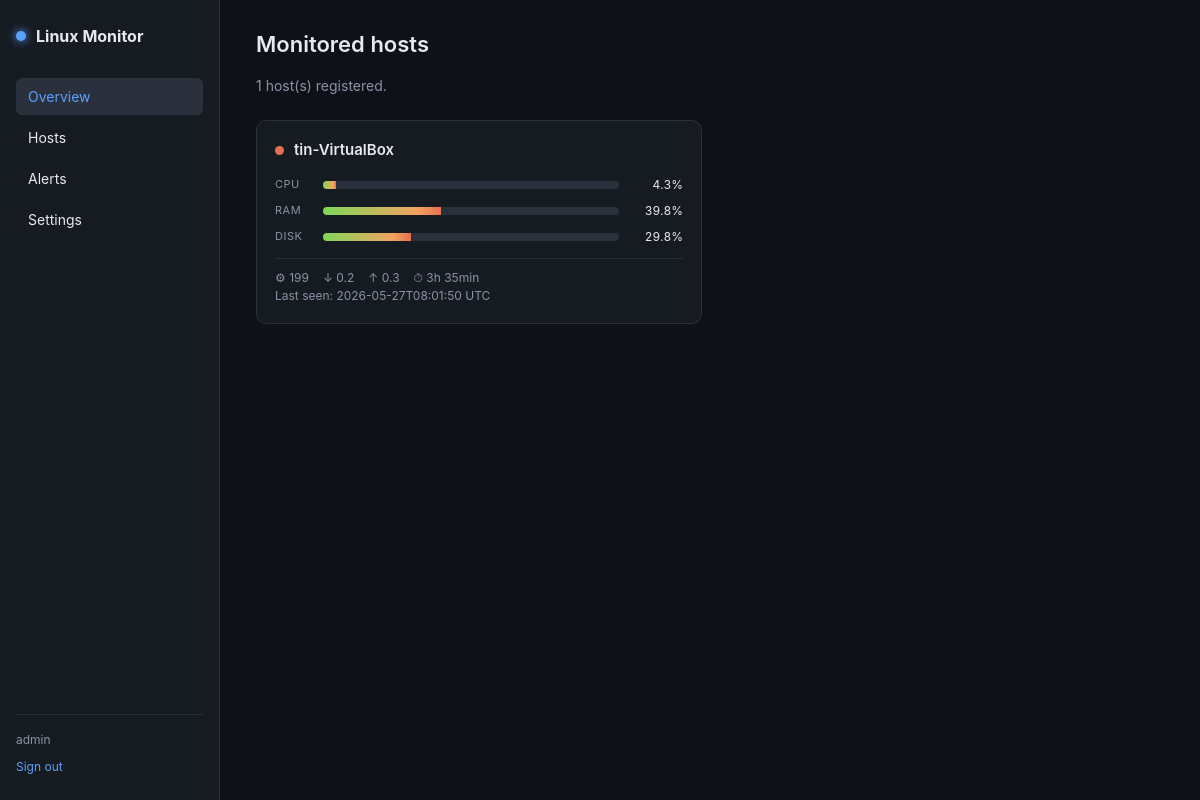
The page / (signed in) on the database its author committed.
### tables this page shows
CREATE TABLE hosts (
                id               INTEGER PRIMARY KEY AUTOINCREMENT,
                hostname         TEXT NOT NULL UNIQUE,
                api_key          TEXT NOT NULL UNIQUE,
                registered_at    TEXT NOT NULL,
                last_seen        TEXT,
                polling_interval INTEGER NOT NULL DEFAULT 5,
                active           INTEGER NOT NULL DEFAULT 1,
                description      TEXT DEFAULT ''
            );

CREATE TABLE metrics (
                id         INTEGER PRIMARY KEY AUTOINCREMENT,
                host_id    INTEGER NOT NULL,
                ts         TEXT NOT NULL,
                cpu        REAL NOT NULL,
                ram        REAL NOT NULL,
                disk       REAL NOT NULL,
                net_sent   REAL NOT NULL DEFAULT 0,    -- KB/s tijekom intervala
                net_recv   REAL NOT NULL DEFAULT 0,    -- KB/s tijekom intervala
                processes  INTEGER NOT NULL DEFAULT 0,
                uptime     INTEGER NOT NULL DEFAULT 0, -- sekunde
                FOREIGN KEY (host_id) REFERENCES hosts(id) ON DELETE CASCADE
            );

### server.py (the view)
@app.route("/")
@login_required
def dashboard():
    return render_template("dashboard.html",
                           hosts=HostService.list_with_status(),
                           alerts=AlertService.list(only_unresolved=True, limit=10))

### database.py (called while the page is built)
@contextmanager
def get_conn():
    conn = sqlite3.connect(DB_PATH)
    conn.row_factory = sqlite3.Row
    conn.execute("PRAGMA foreign_keys = ON")
    try:
        yield conn
        conn.commit()
    finally:
        conn.close()

def list_hosts() -> list:
    with get_conn() as c:
        hosts = c.execute("SELECT * FROM hosts ORDER BY hostname").fetchall()
        result = []
        for h in hosts:
            latest = c.execute(
                "SELECT * FROM metrics WHERE host_id = ? ORDER BY ts DESC LIMIT 1",
                (h["id"],),
            ).fetchone()
            d = dict(h)
            d["latest"] = dict(latest) if latest else None
            result.append(d)
        return result

def list_alerts(host_id: int = None, only_unresolved: bool = False, limit: int = 200) -> list:
    sql = """SELECT a.*, h.hostname FROM alerts a
             JOIN hosts h ON h.id = a.host_id"""
    where, params = [], []
    if host_id is not None:
        where.append("a.host_id = ?"); params.append(host_id)
    if only_unresolved:
        where.append("a.resolved = 0")
    if where:
        sql += " WHERE " + " AND ".join(where)
    sql += " ORDER BY a.ts DESC LIMIT ?"
    params.append(limit)
    with get_conn() as c:
        return [dict(r) for r in c.execute(sql, params).fetchall()]

### server.py (called while the page is built)
def login_required(fn):
    @wraps(fn)
    def wrapper(*args, **kwargs):
        if "user_id" not in session:
            return redirect(url_for("login", next=request.path))
        return fn(*args, **kwargs)
    return wrapper

def format_uptime(seconds):
    seconds = int(seconds or 0)
    d, rem = divmod(seconds, 86400)
    h, rem = divmod(rem, 3600)
    m, _   = divmod(rem, 60)
    if d:  return f"{d}d {h}h {m}min"
    if h:  return f"{h}h {m}min"
    return f"{m}min"

### services.py (called while the page is built)
    @staticmethod
    def is_online(host):
        last_seen = host.get("last_seen")
        if not last_seen:
            return False
        window = max(ONLINE_MIN_SECONDS, host["polling_interval"] * OFFLINE_MULTIPLIER)
        age = (datetime.utcnow() - datetime.fromisoformat(last_seen)).total_seconds()
        return age < window

    @staticmethod
    def list_with_status():
        hosts = db.list_hosts()
        for h in hosts:
            h["online"] = HostService.is_online(h)
        return hosts

    @staticmethod
    def list(host_id=None, only_unresolved=False, limit=200):
        return db.list_alerts(host_id=host_id, only_unresolved=only_unresolved, limit=limit)

### templates/dashboard.html (shortened to what this page needs)
{% extends "base.html" %}
{% block content %}
<header class="page-head">
  <h1>Monitored hosts</h1>
  <p class="muted">{{ hosts|length }} host(s) registered.</p>
</header>
{% if hosts %}
<section class="host-grid">
  {% for h in hosts %}
  {% set m = h.latest %}
  <a class="host-card" href="{{ url_for('host_detail', host_id=h.id) }}">
    <div class="host-card-head">
      <span class="status-dot {{ 'on' if h.online else 'off' }}"></span>
      <h3>{{ h.hostname }}</h3>
    </div>
    {% if m %}
    <div class="metrics-row">
      <div class="metric">
        <div class="metric-label">CPU</div>
        <div class="bar"><div class="bar-fill" style="width: {{ m.cpu }}%"></div></div>
        <div class="metric-value">{{ "%.1f"|format(m.cpu) }}%</div>
      </div>
      <div class="metric">
        <div class="metric-label">RAM</div>
        <div class="bar"><div class="bar-fill" style="width: {{ m.ram }}%"></div></div>
        <div class="metric-value">{{ "%.1f"|format(m.ram) }}%</div>
      </div>
      <div class="metric">
        <div class="metric-label">Disk</div>
        <div class="bar"><div class="bar-fill" style="width: {{ m.disk }}%"></div></div>
        <div class="metric-value">{{ "%.1f"|format(m.disk) }}%</div>
      </div>
    </div>
    <div class="meta-row">
      <span title="Processes">⚙ {{ m.processes }}</span>
      <span title="Network in (KB/s)">↓ {{ "%.1f"|format(m.net_recv) }}</span>
      <span title="Network out (KB/s)">↑ {{ "%.1f"|format(m.net_sent) }}</span>
      <span title="Uptime">⏱ {{ m.uptime|uptime }}</span>
    </div>
    <div class="muted small">Last seen: {{ h.last_seen or '—' }} UTC</div>
    {% else %}
    <p class="muted">No data yet. Check that the agent is running.</p>
    {% endif %}
  </a>
  {% endfor %}
</section>
{% else %}
<section class="empty">
  <h2>No hosts registered</h2>
  <p>Start an agent on a Linux machine or add a host manually.</p>
  <a class="btn" href="{{ url_for('hosts_manage') }}">Add host</a>
</section>
{% endif %}
{% endblock %}

### static/style.css (style rules this page uses)
:root { --bg-0: #0e1117; --bg-1: #161b22; --bg-2: #1f2530; --bg-3: #2a313d; --border: #2a313d; --text: #e6e9f0; --text-muted: #8a93a6; --accent: #5aa1ff; --accent-2: #7ed957; --warning: #f4a261; --critical: #e76f51; --ok: #7ed957; }
* { box-sizing: border-box; }
html, body { margin: 0; padding: 0; background: var(--bg-0); color: var(--text); font-family: -apple-system, BlinkMacSystemFont, "Segoe UI", Roboto, "Helvetica Neue", Arial, sans-serif; font-size: 14px; line-height: 1.5; }
a { color: var(--accent); text-decoration: none; }
.small { font-size: 12px; }
.muted { color: var(--text-muted); }
.page-head { margin-bottom: 24px; }
.page-head h1 { margin: 0 0 4px; font-size: 22px; font-weight: 600; }
.host-grid { display: grid; grid-template-columns: repeat(auto-fill, minmax(320px, 1fr)); gap: 16px; }
.host-card { display: block; background: var(--bg-1); border: 1px solid var(--border); border-radius: 10px; padding: 18px; color: var(--text); text-decoration: none !important; transition: transform .12s, border-color .12s; }
.host-card-head { display: flex; align-items: center; gap: 10px; margin-bottom: 14px; }
.host-card-head h3 { margin: 0; font-size: 15px; font-weight: 600; }
.status-dot { width: 9px; height: 9px; border-radius: 50%; display: inline-block; }
.status-dot.off { background: var(--critical); }
.metrics-row { display: flex; flex-direction: column; gap: 8px; margin-bottom: 12px; }
.metric { display: grid; grid-template-columns: 40px 1fr 56px; align-items: center; gap: 8px; }
.metric-label { font-size: 11px; color: var(--text-muted); text-transform: uppercase; letter-spacing: .5px; }
.metric-value { font-size: 12px; text-align: right; font-variant-numeric: tabular-nums; }
.bar { height: 8px; background: var(--bg-3); border-radius: 4px; overflow: hidden; }
.bar-fill { height: 100%; background: linear-gradient(90deg, var(--accent-2), var(--warning) 80%, var(--critical)); transition: width .3s; }
.meta-row { display: flex; gap: 14px; flex-wrap: wrap; font-size: 12px; color: var(--text-muted); padding-top: 10px; border-top: 1px solid var(--border); }

### rows shown on the page
hosts: hostname "tin-VirtualBox", last_seen "2026-05-27T08:01:50"
metrics: cpu "4.3", ram "39.8", disk "29.8", processes "199", net_recv "0.2", net_sent "0.3", uptime|uptime "3h 35min"

### other values the page prints
{{ session.username }} "admin"
{{ hosts|length }} "1"
